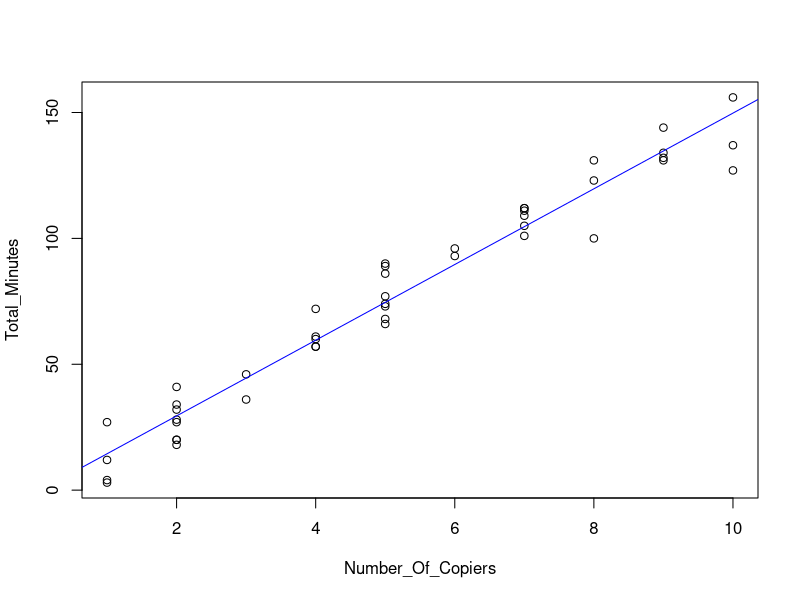

Write the R code that produced this figure.
#Chad Huntebrinker

#Load the library and data in to R
library(readxl)

excel_data <- read_excel("Copier_Maintenance_Data.xlsx")

#Total_Minutes ~ Number_Of_Copiers
#Fit the model
model_3 <- lm(Total_Minutes~Number_Of_Copiers,data=excel_data)
sum_of_model_3 <- summary(model_3)

#Plot to see the graph
plot(Total_Minutes~Number_Of_Copiers, data = excel_data)
abline(model_3,col="blue")

#Get the mean service time for 6 copiers serviced
Y_hat <- predict(model_3, data.frame(Number_Of_Copiers=6))

#Now get the confidence interval
CI <- predict(model_3, se.fit = TRUE, data.frame(Number_Of_Copiers=6), interval = "confidence", level = 0.90)

#Problem 2.14b
#We're getting a 90% prediction interval when 6 copiers are serviced
predict(model_3, data.frame(Number_Of_Copiers=6),interval="prediction",level=0.90)

#The interval 74.46433 <= Yh <= 104.7983 is wider than 
#the confidence interval in part a and we would expect it to be.

#Problem 2.14d
#Getting the boundary values of the 90 percent confidence band of the regression line at Xh = 6
W <- sqrt(2*qf(1-0.1,2,45-2))
lower_bound <- Y_hat - W * CI$se.fit
upper_bound <- Y_hat + W * CI$se.fit

#This confidence band (86.6, 92.7) is wider than the confidence interval in part a and we would expect it to be.